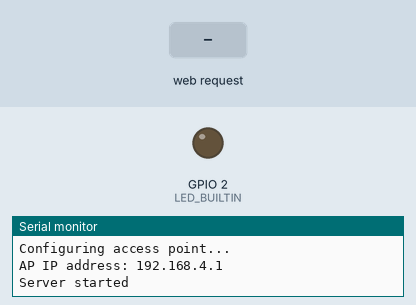
Bench run of a sketch on a simulated ESP32. Parts: output pins drawn as LEDs (lit = HIGH), the last lines printed to the serial monitor. Inputs (shaded band) come from the test bench.

Above: at 1.2 s.
1.3 s: HTTP request GET /H received
At 1.6 s:
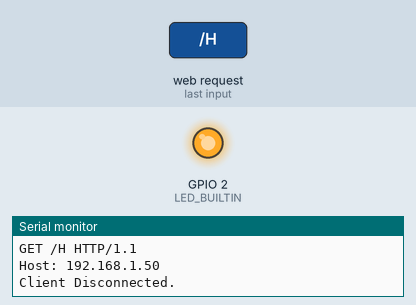
2.8 s: HTTP request GET /L received
At 3.9 s:
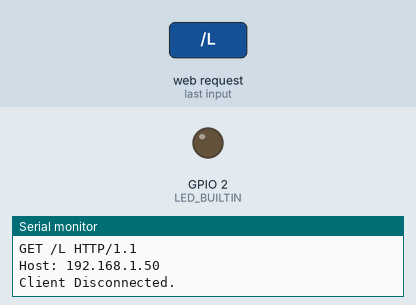
Timing chart, 0 to 5.8 s (numbered marks = the images above; inputs shaded):
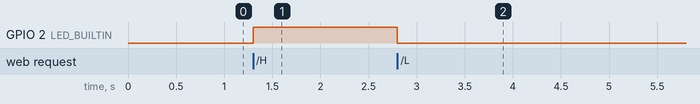

The sketch:

WiFiAccessPoint.ino
```cpp
/*
  WiFiAccessPoint.ino creates a WiFi access point and provides a web server on it.

  Steps:
  1. Connect to the access point "yourAp"
  2. Point your web browser to http://192.168.4.1/H to turn the LED on or http://192.168.4.1/L to turn it off
     OR
     Run raw TCP "GET /H" and "GET /L" on PuTTY terminal with 192.168.4.1 as IP address and 80 as port

*/

//used ESP32

#include <WiFi.h>
#include <WiFiClient.h>
#include <WiFiAP.h>

#define LED_BUILTIN 2   // Set the GPIO pin where you connected your test LED or comment this line out if your dev board has a built-in LED

// Set these to your desired credentials.
const char* ssid = "MySpectrumWiFi6C-2G";
const char* password = "turtleengine104";

WiFiServer server(80);

void setup() {
  pinMode(LED_BUILTIN, OUTPUT);

  Serial.begin(115200);
  Serial.println();
  Serial.println("Configuring access point...");

  // You can remove the password parameter if you want the AP to be open.
  WiFi.softAP(ssid, password);
  IPAddress myIP = WiFi.softAPIP();
  Serial.print("AP IP address: ");
  Serial.println(myIP);
  server.begin();

  Serial.println("Server started");
}

void loop() {
  WiFiClient client = server.available();   // listen for incoming clients

  if (client) {                             // if you get a client,
    Serial.println("New Client.");           // print a message out the serial port
    String currentLine = "";                // make a String to hold incoming data from the client
    while (client.connected()) {            // loop while the client's connected
      if (client.available()) {             // if there's bytes to read from the client,
        char c = client.read();             // read a byte, then
        Serial.write(c);                    // print it out the serial monitor
        if (c == '\n') {                    // if the byte is a newline character

          // if the current line is blank, you got two newline characters in a row.
          // that's the end of the client HTTP request, so send a response:

          if (currentLine.length() == 0) {

            // HTTP headers always start with a response code (e.g. HTTP/1.1 200 OK)
            // and a content-type so the client knows what's coming, then a blank line:
            client.println("HTTP/1.1 200 OK");
            client.println("Content-type:text/html");
            client.println();

            // the content of the HTTP response follows the header:
            client.print("Click <a href=\"/H\">here</a> to turn ON the LED.<br>");
            client.print("Click <a href=\"/L\">here</a> to turn OFF the LED.<br>");

            // The HTTP response ends with another blank line:
            client.println();
            // break out of the while loop:
            break;
          } else {    // if you got a newline, then clear currentLine:
            currentLine = "";
          }
        } else if (c != '\r') {  // if you got anything else but a carriage return character,
          currentLine += c;      // add it to the end of the currentLine
        }

        // Check to see if the client request was "GET /H" or "GET /L":
        if (currentLine.endsWith("GET /H")) {
          digitalWrite(LED_BUILTIN, HIGH);               // GET /H turns the LED on
        }
        if (currentLine.endsWith("GET /L")) {
          digitalWrite(LED_BUILTIN, LOW);                // GET /L turns the LED off
        }
      }
    }
    // close the connection:
    client.stop();
    Serial.println("Client Disconnected.");
  }
}
```

Measured:
- after the input at 1.3 s, GPIO 2 (LED_BUILTIN): LOW → HIGH at once
- after the input at 2.8 s, GPIO 2 (LED_BUILTIN): HIGH → LOW at once
